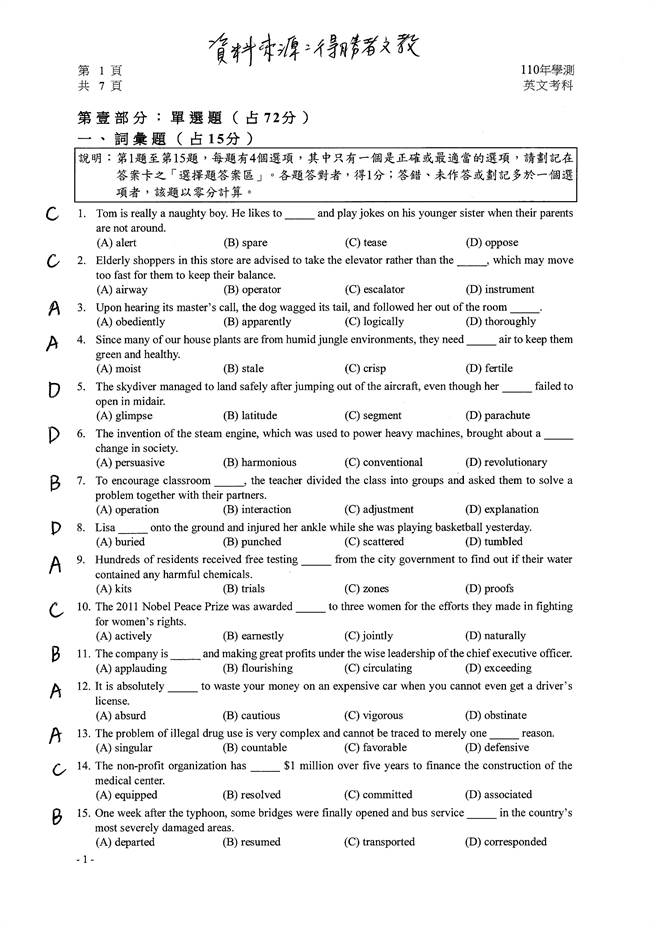
#> input picture EAST_AND_HOUGH_CUT_IMAGE/test.jpg, 656 x 928 px
$ python cut_dbscan.py
#> lines starting #> are read from the running program, lines starting #| are printed output that depends on the picture; after the words box and inside, x2 and y2 are one past the last pixel; in counts of white or black regions, pixels touching at a corner belong together
import cv2
import numpy as np
from sklearn.cluster import DBSCAN
from sklearn.cluster import KMeans
def hough():
    img = cv2.imread("test.jpg")
#> img is the input picture: shape (928, 656, 3); min 0, max 255, mean 239.2
    gray = cv2.cvtColor(img, cv2.COLOR_BGR2GRAY)
    thresh = cv2.threshold(gray, 0, 255, cv2.THRESH_BINARY_INV + cv2.THRESH_OTSU)[1]
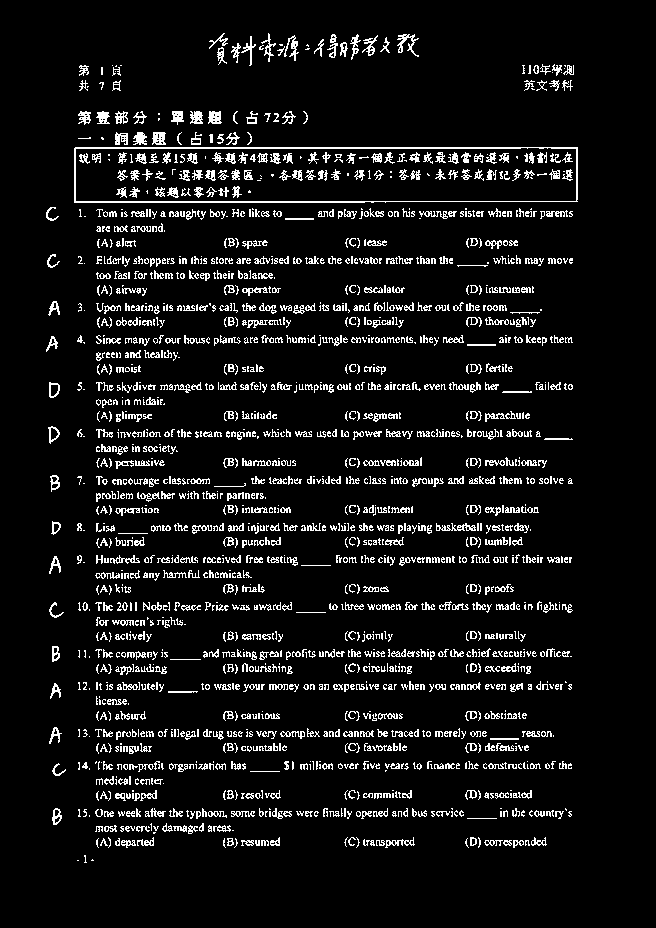
#> thresh: shape (928, 656); 7.9% white in thin lines or dots, all inside (x1, y1, x2, y2) = (46, 33, 578, 863)
    lines = cv2.HoughLinesP(thresh, 1, np.pi/180, 100, minLineLength=1, maxLineGap=100)
#> lines = 182 rows, first 6: [74, 201, 577, 201], [74, 148, 577, 148], [75, 147, 577, 147], [74, 202, 385, 202], [50, 310, 541, 310], [51, 483, 572, 483]
    # 創建一個空的字典來存儲每個 y 座標的直線數量
    line_density = {}

    # 準備一個空的圖片用於顯示偵測到的直線
    line_img = np.zeros(img.shape, dtype=np.uint8)
    for line in lines:
        x1, y1, x2, y2 = line[0]
        cv2.line(line_img, (x1, y1), (x2, y2), (0, 255, 0), 2)
        # 對每一條線，增加它覆蓋的 y 座標的直線數量
        for y in range(min(y1, y2), max(y1, y2) + 1):
            if y not in line_density:
                line_density[y] = 0
            line_density[y] += 1
#> this loop made 182 passes
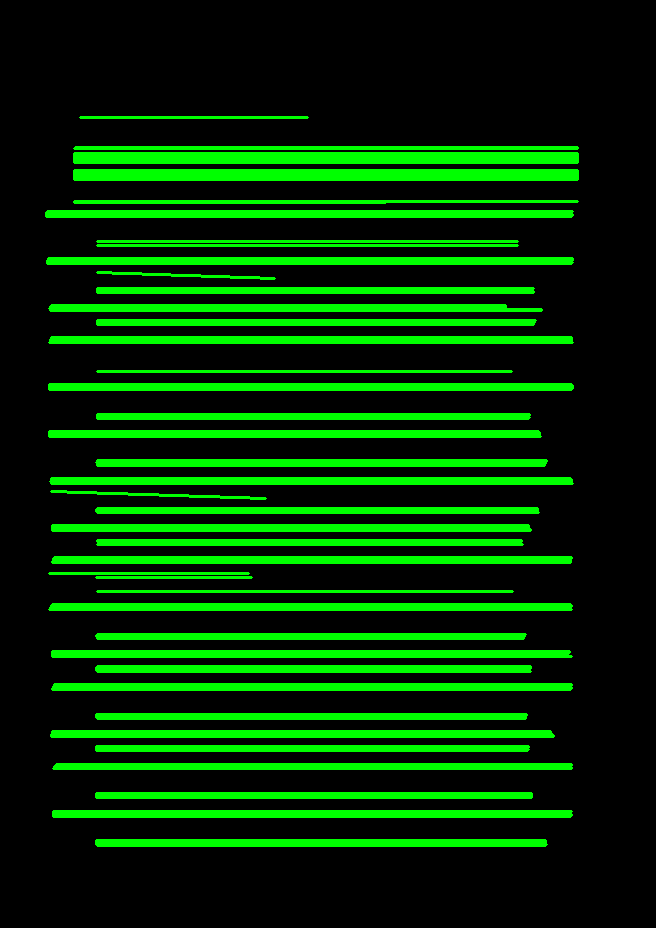
#> line_img: shape (928, 656, 3); mean of channels 0, 1, 2 0, 51.6, 0; drawn as B, G, R
#> after the loop, line_density = 195 items
    cv2.imwrite('Detected dbscan Lines.jpg', line_img)

    # 將線的兩點座標換算成中心點的 y 座標
    centers = [(line[0][1] + line[0][3]) / 2 for line in lines]
#> centers = 182 values, max 845 at index 133, min 117 at index 168, mean 485.4

    # 使用 DBSCAN 來分組這些中心點
    dbscan = DBSCAN(eps=11, min_samples=2) # 這裡的 eps 參數是兩條線被認為是一條線的最大距離
    labels = dbscan.fit_predict(np.array(centers).reshape(-1, 1))
#> labels = 182 values, max 24 at index 160, min -1 at index 168, mean 9.55

    # 計算每一組的範圍
    ranges = []
    for label in set(labels):
        indices = np.where(labels == label)[0]
        ranges.append((min(centers[i] for i in indices), max(centers[i] for i in indices)))
#> this loop made 26 passes
#> indices on passes 1, 3, 4, 5, 6, 7, 8, 9, 10, 11, 12, 13: [0, 3, 21, 24, 50, 55, 68, 93], [4, 53, 56, 61, 94, 107, 120, 123, 142, 152, 155], [5, 37, 38, 44, 81, 127], [6, 18, 48, 71, 77, 85], [7, 8, 70, 91, 95, 103], [9, 28, 41, 72, 73, 119], [10, 16, 74, 78, 97], [11, 22, 42, 57, 84, 112, 117, 118, 135, 149, 158, 166], [12, 14, 35, 47, 60, 92, 170, 173], [13, 23, 33, 49, 69, 75], [15, 40, 62, 66, 83, 98, 124, 141, 154], [17, 25, 30, 32, 45, 89]
#> (label, indices) on pass 26: (-1, [168, 169, 177, 179, 180])
#> after the loop, ranges = 26 pairs, first value 117 to 840, second value 179 to 845

    # 在原始圖片上畫出每一組的範圍
    for i, (y1, y2) in enumerate(ranges):
        roi = img[int(y1):int(y2), :]
        cv2.imwrite(f'dbscan_{i}.jpg', roi)
#> this loop made 26 passes
#> (y1, y2) on passes 1 to 12: (201, 216), (147, 179), (305, 324), (478, 483), (811, 816), (384, 389), (431, 436), (764, 768), (651, 671), (557, 577), (684, 689), (525, 544)
#> pass 2, in hough, `roi = img[int(y1):int(y2), :]`:
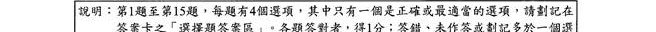
#> roi: shape (32, 656, 3); min 0, max 255, mean 217.8


hough()

$ run again, with EAST_AND_HOUGH_CUT_IMAGE/question.png saved as EAST_AND_HOUGH_CUT_IMAGE/test.jpg
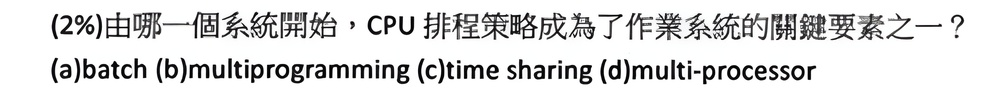
#> input picture EAST_AND_HOUGH_CUT_IMAGE/question.png, 1000 x 95 px, shrunk from 2880 x 273 before the run
#> in hough, img is the input picture: shape (95, 1000, 3); mean B, G, R 222.1, 221.9, 222
#> in hough, `thresh = cv2.threshold(gray, 0, 255, cv2.THRESH_BINARY_INV + cv2.THRES..`:
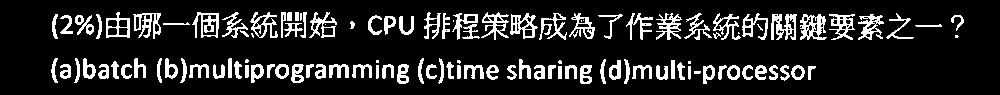
#> thresh: shape (95, 1000); 14.7% white; 117 white regions (14 under 20 px), largest, box (x1, y1, x2, y2) and area: (800, 14, 827, 40) 408, (771, 14, 797, 40) 407, (133, 13, 161, 39) 358
#> lines = 44 rows, first 6: [53, 78, 799, 65], [54, 16, 898, 30], [52, 64, 810, 78], [52, 24, 904, 38], [53, 18, 894, 33], [97, 14, 957, 29]
#> the loop in hough, `for line in lines:` made 44 passes
#> after the loop in hough, `for line in lines:`:
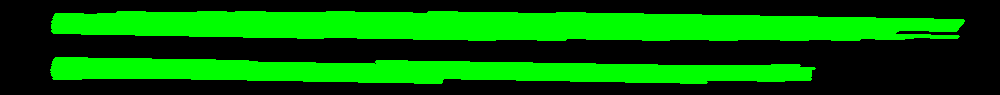
#> line_img: shape (95, 1000, 3); mean of channels 0, 1, 2 0, 100.9, 0; drawn as B, G, R
#> after the loop in hough, `for line in lines:`: line_density = 53 items
#> centers = 44 values, max 78.5 at index 42, min 16.5 at index 23, mean 45.98
#> labels = 44 values, max 1 at index 1, min 0 at index 0, mean 0.545
#> the loop in hough, `for label in set(labels):` made 2 passes
#> after the loop in hough, `for label in set(labels):`: ranges = [(59.5, 78.5), (16.5, 35)]
#> the loop in hough, `for i, (y1, y2) in enumerate(ranges):` made 2 passes

$ run again, with EAST_AND_HOUGH_CUT_IMAGE/quiz2.jpeg copied over EAST_AND_HOUGH_CUT_IMAGE/test.jpg
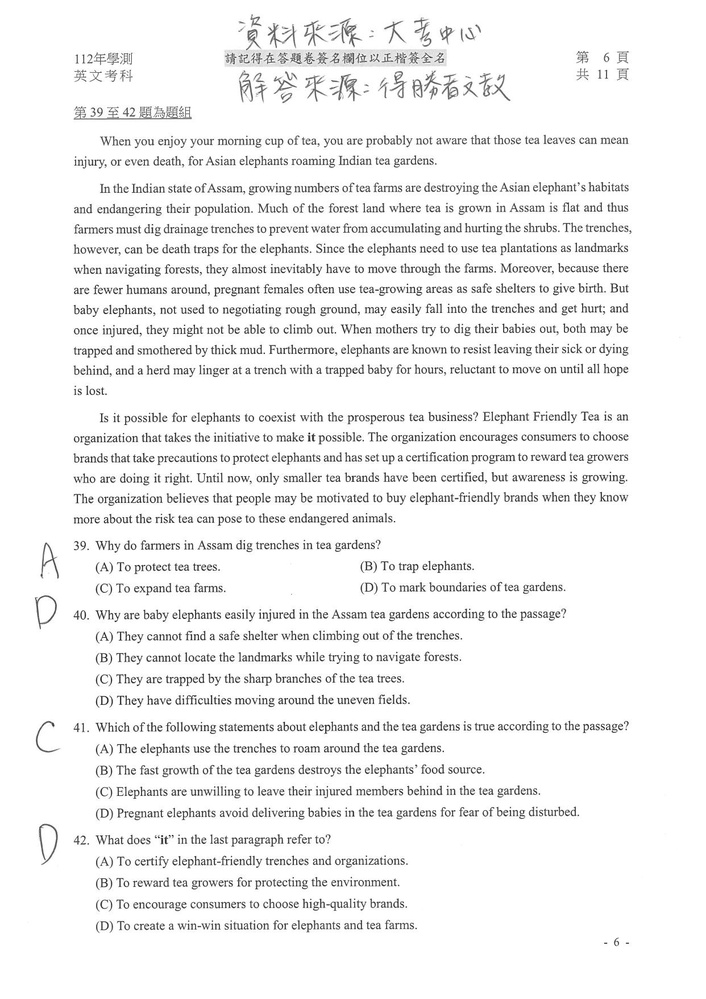
#> input picture EAST_AND_HOUGH_CUT_IMAGE/quiz2.jpeg, 706 x 999 px, shrunk from 1242 x 1756 before the run
#> in hough, img is the input picture: shape (999, 706, 3); min 8, max 255, mean 241.8
#> in hough, `thresh = cv2.threshold(gray, 0, 255, cv2.THRESH_BINARY_INV + cv2.THRES..`:
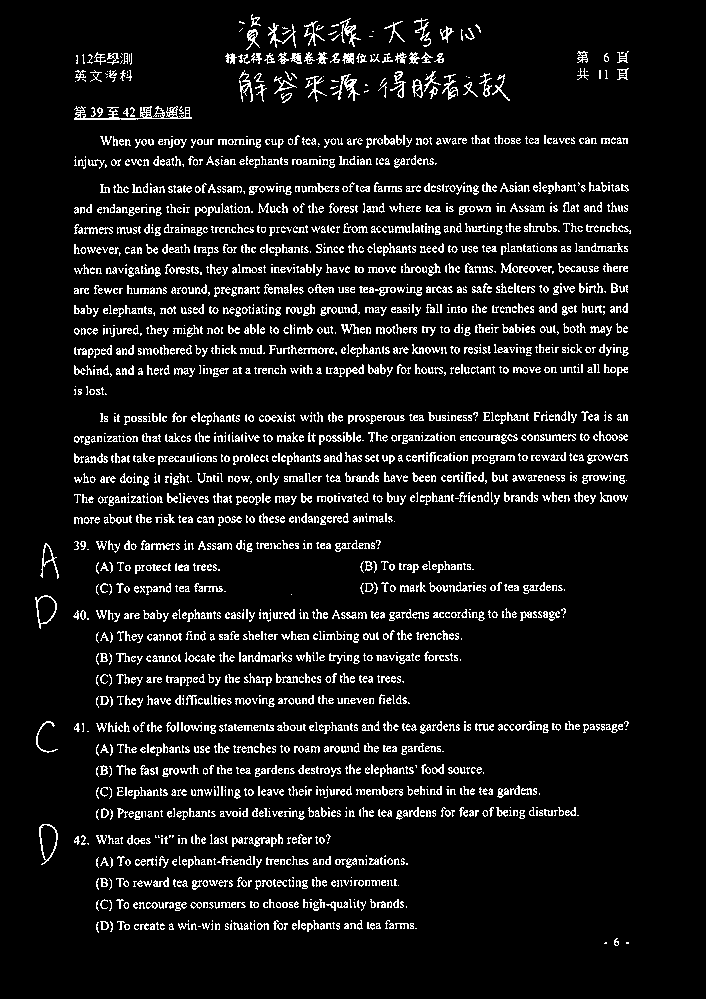
#> thresh: shape (999, 706); 8.4% white in thin lines or dots, all inside (x1, y1, x2, y2) = (35, 14, 631, 946)
#> lines = 254 rows, first 6: [42, 725, 627, 725], [74, 460, 627, 460], [74, 440, 626, 440], [74, 251, 627, 251], [74, 456, 625, 456], [75, 231, 630, 231]
#> the loop in hough, `for line in lines:` made 254 passes
#> after the loop in hough, `for line in lines:`:
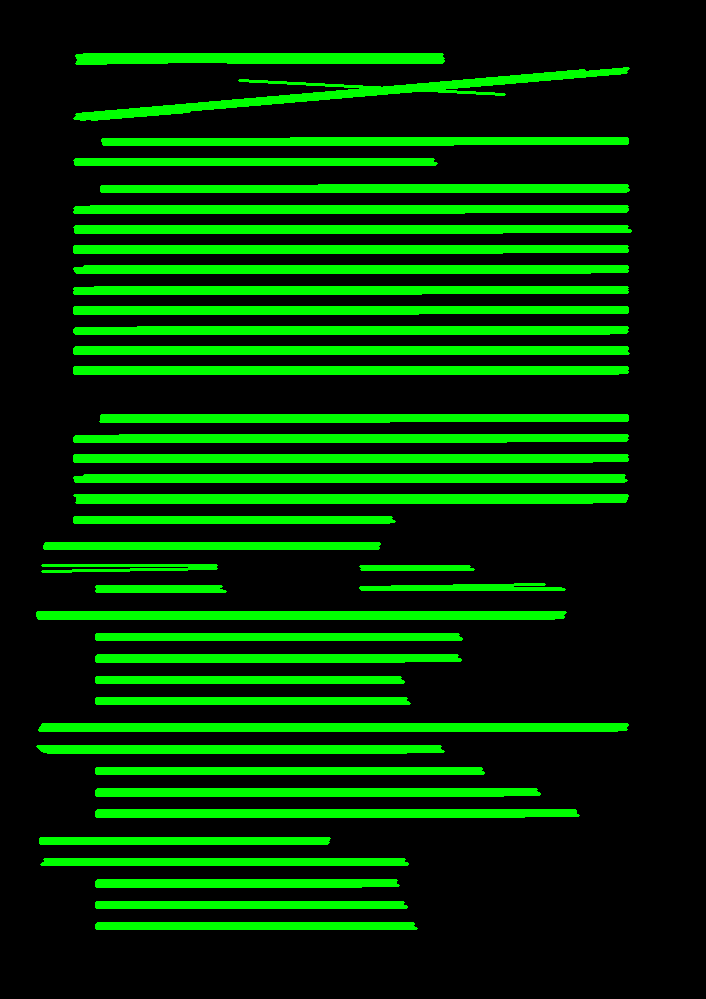
#> line_img: shape (999, 706, 3); mean of channels 0, 1, 2 0, 53.6, 0; drawn as B, G, R
#> after the loop in hough, `for line in lines:`: line_density = 304 items
#> centers = 254 values, max 928 at index 157, min 54 at index 202, mean 498
#> labels = 254 values, max 37 at index 217, min -1 at index 241, mean 17.76
#> the loop in hough, `for label in set(labels):` made 39 passes
#> indices on passes 1 to 8: [0, 12, 13, 62, 72, 111, 136], [1, 4, 56, 78, 90, 93, 120], [2, 27, 38, 51, 101, 113, 158], [3, 15, 34, 97, 99, 116, 137], [5, 20, 59, 83, 103, 107, 124], [6, 10, 35, 37, 96, 114, 186, 231], [7, 19, 44, 66, 74, 110, 149], [8, 65, 81, 85, 94, 106, 167]
#> after the loop in hough, `for label in set(labels):`: ranges = 39 pairs, first value 54 to 923, second value 62 to 928
#> the loop in hough, `for i, (y1, y2) in enumerate(ranges):` made 39 passes
#> (y1, y2) on passes 1 to 8: (724, 730), (455, 461), (435, 441), (246, 252), (226, 232), (495, 502), (347, 353), (327, 333)
